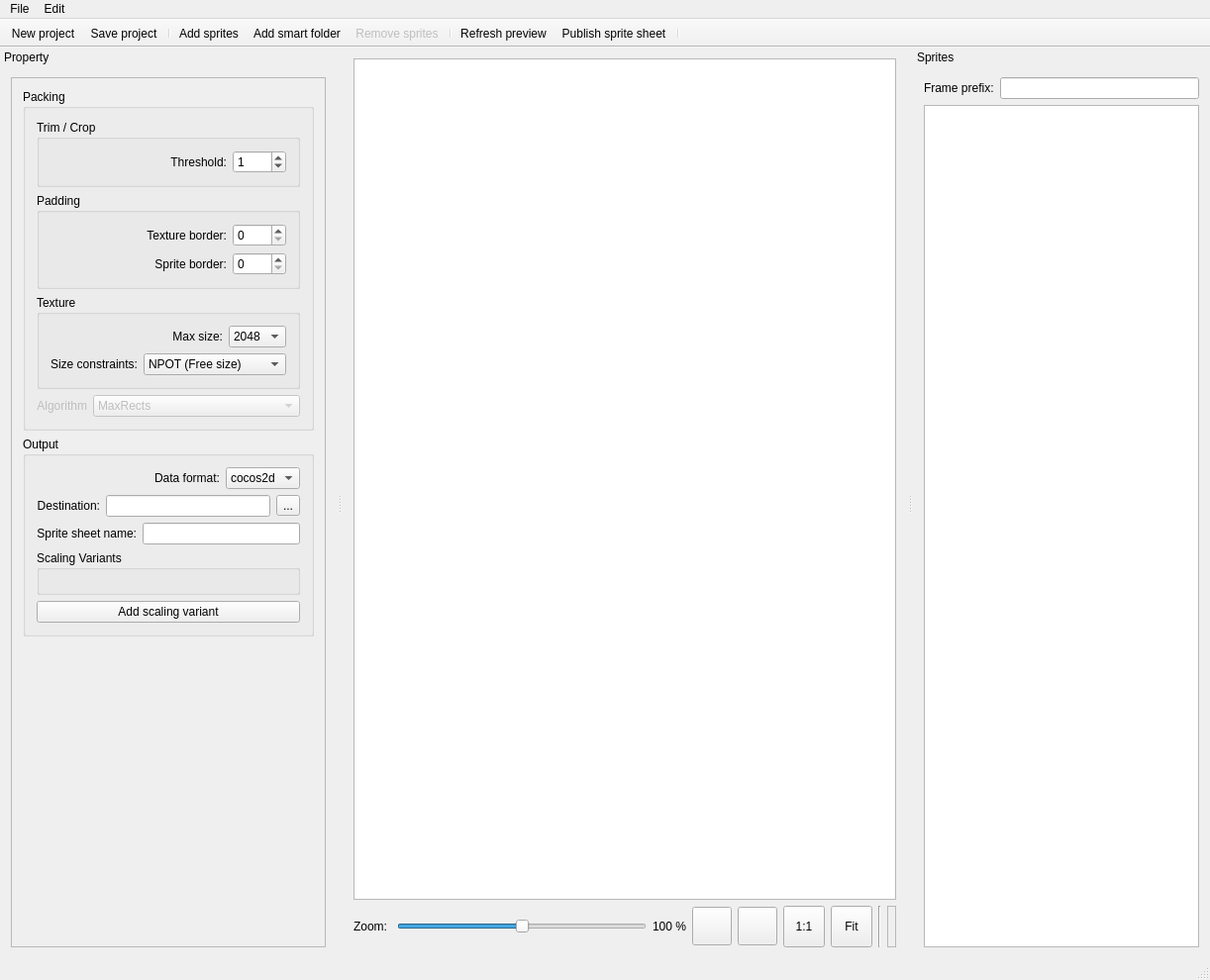
<?xml version="1.0" encoding="UTF-8"?>
<ui version="4.0">
 <class>MainWindow</class>
 <widget class="QMainWindow" name="MainWindow">
  <property name="geometry">
   <rect>
    <x>0</x>
    <y>0</y>
    <width>1222</width>
    <height>990</height>
   </rect>
  </property>
  <property name="windowTitle">
   <string>Sprite Sheet Packer</string>
  </property>
  <widget class="QWidget" name="centralWidget">
   <layout class="QVBoxLayout" name="verticalLayout_3">
    <item>
     <widget class="QGraphicsView" name="graphicsView"/>
    </item>
    <item>
     <layout class="QHBoxLayout" name="horizontalLayout_16">
      <item>
       <widget class="QLabel" name="label_15">
        <property name="text">
         <string>Zoom: </string>
        </property>
       </widget>
      </item>
      <item>
       <widget class="QSlider" name="zoomSlider">
        <property name="minimum">
         <number>-40</number>
        </property>
        <property name="maximum">
         <number>40</number>
        </property>
        <property name="singleStep">
         <number>5</number>
        </property>
        <property name="pageStep">
         <number>50</number>
        </property>
        <property name="tracking">
         <bool>true</bool>
        </property>
        <property name="orientation">
         <enum>Qt::Horizontal</enum>
        </property>
        <property name="tickPosition">
         <enum>QSlider::NoTicks</enum>
        </property>
        <property name="tickInterval">
         <number>10</number>
        </property>
       </widget>
      </item>
      <item>
       <widget class="QLabel" name="labelZoomPercent">
        <property name="text">
         <string>100 %</string>
        </property>
       </widget>
      </item>
      <item>
       <widget class="QToolButton" name="toolButtonZoomOut">
        <property name="text">
         <string/>
        </property>
        <property name="icon">
         <iconset resource="resources.qrc">
          <normaloff>:/res/zoomout.png</normaloff>:/res/zoomout.png</iconset>
        </property>
        <property name="iconSize">
         <size>
          <width>32</width>
          <height>32</height>
         </size>
        </property>
       </widget>
      </item>
      <item>
       <widget class="QToolButton" name="toolButtonZoomIn">
        <property name="text">
         <string/>
        </property>
        <property name="icon">
         <iconset resource="resources.qrc">
          <normaloff>:/res/zoomin.png</normaloff>:/res/zoomin.png</iconset>
        </property>
        <property name="iconSize">
         <size>
          <width>32</width>
          <height>32</height>
         </size>
        </property>
       </widget>
      </item>
      <item>
       <widget class="QToolButton" name="toolButtonZoom1x1">
        <property name="enabled">
         <bool>true</bool>
        </property>
        <property name="minimumSize">
         <size>
          <width>42</width>
          <height>42</height>
         </size>
        </property>
        <property name="text">
         <string>1:1</string>
        </property>
        <property name="iconSize">
         <size>
          <width>32</width>
          <height>32</height>
         </size>
        </property>
        <property name="toolButtonStyle">
         <enum>Qt::ToolButtonTextOnly</enum>
        </property>
        <property name="autoRaise">
         <bool>false</bool>
        </property>
       </widget>
      </item>
      <item>
       <widget class="QToolButton" name="toolButtonZoomFit">
        <property name="minimumSize">
         <size>
          <width>42</width>
          <height>42</height>
         </size>
        </property>
        <property name="text">
         <string>Fit</string>
        </property>
        <property name="iconSize">
         <size>
          <width>32</width>
          <height>32</height>
         </size>
        </property>
        <property name="toolButtonStyle">
         <enum>Qt::ToolButtonTextOnly</enum>
        </property>
       </widget>
      </item>
      <item>
       <widget class="Line" name="line">
        <property name="orientation">
         <enum>Qt::Vertical</enum>
        </property>
       </widget>
      </item>
      <item>
       <widget class="QLabel" name="labelAtlasInfo">
        <property name="frameShape">
         <enum>QFrame::StyledPanel</enum>
        </property>
        <property name="text">
         <string/>
        </property>
       </widget>
      </item>
     </layout>
    </item>
   </layout>
  </widget>
  <widget class="QMenuBar" name="menuBar">
   <property name="geometry">
    <rect>
     <x>0</x>
     <y>0</y>
     <width>1222</width>
     <height>22</height>
    </rect>
   </property>
   <property name="defaultUp">
    <bool>false</bool>
   </property>
   <property name="nativeMenuBar">
    <bool>true</bool>
   </property>
   <widget class="QMenu" name="menuFile">
    <property name="title">
     <string>File</string>
    </property>
    <widget class="QMenu" name="menuOpen_recent">
     <property name="title">
      <string>Open recent</string>
     </property>
    </widget>
    <addaction name="actionNew"/>
    <addaction name="actionOpen"/>
    <addaction name="menuOpen_recent"/>
    <addaction name="separator"/>
    <addaction name="actionSave"/>
    <addaction name="actionSaveAs"/>
    <addaction name="separator"/>
    <addaction name="actionPublish"/>
   </widget>
   <widget class="QMenu" name="menuEdit">
    <property name="title">
     <string>Edit</string>
    </property>
    <addaction name="actionAddSprites"/>
    <addaction name="actionAddFolder"/>
    <addaction name="actionRemove"/>
   </widget>
   <addaction name="menuFile"/>
   <addaction name="menuEdit"/>
  </widget>
  <widget class="QToolBar" name="mainToolBar">
   <property name="movable">
    <bool>false</bool>
   </property>
   <property name="iconSize">
    <size>
     <width>32</width>
     <height>32</height>
    </size>
   </property>
   <property name="toolButtonStyle">
    <enum>Qt::ToolButtonTextUnderIcon</enum>
   </property>
   <attribute name="toolBarArea">
    <enum>TopToolBarArea</enum>
   </attribute>
   <attribute name="toolBarBreak">
    <bool>false</bool>
   </attribute>
   <addaction name="actionNew"/>
   <addaction name="actionSave"/>
   <addaction name="separator"/>
   <addaction name="actionAddSprites"/>
   <addaction name="actionAddFolder"/>
   <addaction name="actionRemove"/>
   <addaction name="separator"/>
   <addaction name="actionRefresh"/>
   <addaction name="actionPublish"/>
   <addaction name="separator"/>
  </widget>
  <widget class="QStatusBar" name="statusBar"/>
  <widget class="QDockWidget" name="propertyDockWidget">
   <property name="minimumSize">
    <size>
     <width>340</width>
     <height>400</height>
    </size>
   </property>
   <property name="windowIcon">
    <iconset resource="resources.qrc">
     <normaloff>:/res/settings.png</normaloff>:/res/settings.png</iconset>
   </property>
   <property name="floating">
    <bool>false</bool>
   </property>
   <property name="features">
    <set>QDockWidget::NoDockWidgetFeatures</set>
   </property>
   <property name="allowedAreas">
    <set>Qt::LeftDockWidgetArea</set>
   </property>
   <property name="windowTitle">
    <string>Property</string>
   </property>
   <attribute name="dockWidgetArea">
    <number>1</number>
   </attribute>
   <widget class="QWidget" name="dockWidgetContents">
    <layout class="QVBoxLayout" name="verticalLayout">
     <item>
      <widget class="QScrollArea" name="scrollArea">
       <property name="widgetResizable">
        <bool>true</bool>
       </property>
       <widget class="QWidget" name="scrollAreaWidgetContents">
        <property name="geometry">
         <rect>
          <x>0</x>
          <y>0</y>
          <width>350</width>
          <height>839</height>
         </rect>
        </property>
        <layout class="QVBoxLayout" name="verticalLayout_6">
         <item>
          <widget class="QGroupBox" name="groupBox_2">
           <property name="title">
            <string>Packing</string>
           </property>
           <layout class="QVBoxLayout" name="verticalLayout_12">
            <item>
             <widget class="QGroupBox" name="property_trimCropGroupBox">
              <property name="toolTip">
               <string>&lt;html&gt;&lt;head/&gt;&lt;body&gt;&lt;p&gt;&lt;span style=&quot; font-size:18pt; font-weight:600;&quot;&gt;Trim / Crop&lt;/span&gt;&lt;/p&gt;&lt;p&gt;Removes transparent pixels from a sprite's border.&lt;/p&gt;&lt;/body&gt;&lt;/html&gt;</string>
              </property>
              <property name="title">
               <string>Trim / Crop</string>
              </property>
              <property name="checkable">
               <bool>false</bool>
              </property>
              <layout class="QVBoxLayout" name="verticalLayout_4">
               <item>
                <layout class="QHBoxLayout" name="horizontalLayout_3">
                 <item>
                  <widget class="QLabel" name="label_3">
                   <property name="sizePolicy">
                    <sizepolicy hsizetype="MinimumExpanding" vsizetype="Preferred">
                     <horstretch>0</horstretch>
                     <verstretch>0</verstretch>
                    </sizepolicy>
                   </property>
                   <property name="text">
                    <string>Threshold:</string>
                   </property>
                   <property name="alignment">
                    <set>Qt::AlignRight|Qt::AlignTrailing|Qt::AlignVCenter</set>
                   </property>
                  </widget>
                 </item>
                 <item>
                  <widget class="QSpinBox" name="trimSpinBox">
                   <property name="maximum">
                    <number>9999</number>
                   </property>
                   <property name="value">
                    <number>1</number>
                   </property>
                  </widget>
                 </item>
                </layout>
               </item>
              </layout>
             </widget>
            </item>
            <item>
             <widget class="QGroupBox" name="groupBox">
              <property name="title">
               <string>Padding</string>
              </property>
              <layout class="QVBoxLayout" name="verticalLayout_5">
               <item>
                <layout class="QHBoxLayout" name="horizontalLayout_4">
                 <item>
                  <widget class="QLabel" name="label_4">
                   <property name="sizePolicy">
                    <sizepolicy hsizetype="MinimumExpanding" vsizetype="Preferred">
                     <horstretch>0</horstretch>
                     <verstretch>0</verstretch>
                    </sizepolicy>
                   </property>
                   <property name="text">
                    <string>Texture border:</string>
                   </property>
                   <property name="alignment">
                    <set>Qt::AlignRight|Qt::AlignTrailing|Qt::AlignVCenter</set>
                   </property>
                  </widget>
                 </item>
                 <item>
                  <widget class="QSpinBox" name="textureBorderSpinBox">
                   <property name="maximum">
                    <number>9999</number>
                   </property>
                  </widget>
                 </item>
                </layout>
               </item>
               <item>
                <layout class="QHBoxLayout" name="horizontalLayout_2">
                 <item>
                  <widget class="QLabel" name="label_2">
                   <property name="sizePolicy">
                    <sizepolicy hsizetype="MinimumExpanding" vsizetype="Preferred">
                     <horstretch>0</horstretch>
                     <verstretch>0</verstretch>
                    </sizepolicy>
                   </property>
                   <property name="text">
                    <string>Sprite border:</string>
                   </property>
                   <property name="alignment">
                    <set>Qt::AlignRight|Qt::AlignTrailing|Qt::AlignVCenter</set>
                   </property>
                  </widget>
                 </item>
                 <item>
                  <widget class="QSpinBox" name="spriteBorderSpinBox">
                   <property name="maximum">
                    <number>9999</number>
                   </property>
                  </widget>
                 </item>
                </layout>
               </item>
              </layout>
             </widget>
            </item>
            <item>
             <widget class="QGroupBox" name="groupBox_3">
              <property name="title">
               <string>Texture</string>
              </property>
              <layout class="QVBoxLayout" name="verticalLayout_7">
               <item>
                <layout class="QHBoxLayout" name="horizontalLayout_7">
                 <item>
                  <widget class="QLabel" name="label_7">
                   <property name="sizePolicy">
                    <sizepolicy hsizetype="MinimumExpanding" vsizetype="Preferred">
                     <horstretch>0</horstretch>
                     <verstretch>0</verstretch>
                    </sizepolicy>
                   </property>
                   <property name="text">
                    <string>Max size:</string>
                   </property>
                   <property name="alignment">
                    <set>Qt::AlignRight|Qt::AlignTrailing|Qt::AlignVCenter</set>
                   </property>
                  </widget>
                 </item>
                 <item>
                  <widget class="QComboBox" name="maxTextureSizeComboBox">
                   <property name="currentIndex">
                    <number>6</number>
                   </property>
                   <item>
                    <property name="text">
                     <string>32</string>
                    </property>
                   </item>
                   <item>
                    <property name="text">
                     <string>64</string>
                    </property>
                   </item>
                   <item>
                    <property name="text">
                     <string>128</string>
                    </property>
                   </item>
                   <item>
                    <property name="text">
                     <string>256</string>
                    </property>
                   </item>
                   <item>
                    <property name="text">
                     <string>512</string>
                    </property>
                   </item>
                   <item>
                    <property name="text">
                     <string>1024</string>
                    </property>
                   </item>
                   <item>
                    <property name="text">
                     <string>2048</string>
                    </property>
                   </item>
                   <item>
                    <property name="text">
                     <string>4096</string>
                    </property>
                   </item>
                   <item>
                    <property name="text">
                     <string>8192</string>
                    </property>
                   </item>
                  </widget>
                 </item>
                </layout>
               </item>
               <item>
                <layout class="QHBoxLayout" name="horizontalLayout_8">
                 <item>
                  <widget class="QLabel" name="label_8">
                   <property name="sizePolicy">
                    <sizepolicy hsizetype="Maximum" vsizetype="Preferred">
                     <horstretch>0</horstretch>
                     <verstretch>0</verstretch>
                    </sizepolicy>
                   </property>
                   <property name="text">
                    <string>Size constraints:</string>
                   </property>
                   <property name="alignment">
                    <set>Qt::AlignRight|Qt::AlignTrailing|Qt::AlignVCenter</set>
                   </property>
                  </widget>
                 </item>
                 <item>
                  <widget class="QComboBox" name="pot2ComboBox">
                   <property name="currentIndex">
                    <number>1</number>
                   </property>
                   <item>
                    <property name="text">
                     <string>POT (Power of 2)</string>
                    </property>
                   </item>
                   <item>
                    <property name="text">
                     <string>NPOT (Free size)</string>
                    </property>
                   </item>
                  </widget>
                 </item>
                </layout>
               </item>
              </layout>
             </widget>
            </item>
            <item>
             <layout class="QHBoxLayout" name="horizontalLayout">
              <item>
               <widget class="QLabel" name="label">
                <property name="enabled">
                 <bool>false</bool>
                </property>
                <property name="sizePolicy">
                 <sizepolicy hsizetype="Maximum" vsizetype="Preferred">
                  <horstretch>0</horstretch>
                  <verstretch>0</verstretch>
                 </sizepolicy>
                </property>
                <property name="text">
                 <string>Algorithm</string>
                </property>
                <property name="alignment">
                 <set>Qt::AlignRight|Qt::AlignTrailing|Qt::AlignVCenter</set>
                </property>
               </widget>
              </item>
              <item>
               <widget class="QComboBox" name="comboBox">
                <property name="enabled">
                 <bool>false</bool>
                </property>
                <property name="toolTip">
                 <string>&lt;html&gt;&lt;head/&gt;&lt;body&gt;&lt;p&gt;&lt;span style=&quot; font-size:18pt; font-weight:600;&quot;&gt;Algorithm&lt;/span&gt;&lt;/p&gt;&lt;p&gt;There are currently 2 algorithms&lt;/p&gt;&lt;p&gt;&lt;span style=&quot; font-size:14pt; font-weight:600;&quot;&gt;MaxRects&lt;/span&gt;&lt;/p&gt;&lt;p&gt;Currently the best packing algorithm. Tries to use the last texture space by applying different heuristics when placing the sprites.&lt;/p&gt;&lt;p&gt;&lt;span style=&quot; font-size:14pt; font-weight:600;&quot;&gt;Basic&lt;/span&gt;&lt;/p&gt;&lt;p&gt;Simple layout by filling sprites from left to right until the maximum width of the texture is reached. Good for fixed-size sprites.&lt;/p&gt;&lt;/body&gt;&lt;/html&gt;</string>
                </property>
                <item>
                 <property name="text">
                  <string>MaxRects</string>
                 </property>
                </item>
                <item>
                 <property name="text">
                  <string>Basic</string>
                 </property>
                </item>
               </widget>
              </item>
             </layout>
            </item>
           </layout>
          </widget>
         </item>
         <item>
          <widget class="QGroupBox" name="groupBox_4">
           <property name="title">
            <string>Output</string>
           </property>
           <layout class="QVBoxLayout" name="verticalLayout_13">
            <item>
             <layout class="QHBoxLayout" name="horizontalLayout_6">
              <item>
               <widget class="QLabel" name="label_6">
                <property name="enabled">
                 <bool>true</bool>
                </property>
                <property name="sizePolicy">
                 <sizepolicy hsizetype="MinimumExpanding" vsizetype="Preferred">
                  <horstretch>0</horstretch>
                  <verstretch>0</verstretch>
                 </sizepolicy>
                </property>
                <property name="text">
                 <string>Data format:</string>
                </property>
                <property name="alignment">
                 <set>Qt::AlignRight|Qt::AlignTrailing|Qt::AlignVCenter</set>
                </property>
               </widget>
              </item>
              <item>
               <widget class="QComboBox" name="dataFormatComboBox">
                <property name="enabled">
                 <bool>true</bool>
                </property>
                <property name="toolTip">
                 <string>&lt;html&gt;&lt;head/&gt;&lt;body&gt;&lt;p&gt;&lt;span style=&quot; font-size:18pt; font-weight:600;&quot;&gt;Algorithm&lt;/span&gt;&lt;/p&gt;&lt;p&gt;There are currently 2 algorithms&lt;/p&gt;&lt;p&gt;&lt;span style=&quot; font-size:14pt; font-weight:600;&quot;&gt;MaxRects&lt;/span&gt;&lt;/p&gt;&lt;p&gt;Currently the best packing algorithm. Tries to use the last texture space by applying different heuristics when placing the sprites.&lt;/p&gt;&lt;p&gt;&lt;span style=&quot; font-size:14pt; font-weight:600;&quot;&gt;Basic&lt;/span&gt;&lt;/p&gt;&lt;p&gt;Simple layout by filling sprites from left to right until the maximum width of the texture is reached. Good for fixed-size sprites.&lt;/p&gt;&lt;/body&gt;&lt;/html&gt;</string>
                </property>
                <item>
                 <property name="text">
                  <string>cocos2d</string>
                 </property>
                </item>
                <item>
                 <property name="text">
                  <string>json</string>
                 </property>
                </item>
               </widget>
              </item>
             </layout>
            </item>
            <item>
             <layout class="QHBoxLayout" name="horizontalLayout_13">
              <item>
               <widget class="QLabel" name="label_13">
                <property name="enabled">
                 <bool>true</bool>
                </property>
                <property name="sizePolicy">
                 <sizepolicy hsizetype="Maximum" vsizetype="Preferred">
                  <horstretch>0</horstretch>
                  <verstretch>0</verstretch>
                 </sizepolicy>
                </property>
                <property name="text">
                 <string>Destination:</string>
                </property>
                <property name="alignment">
                 <set>Qt::AlignRight|Qt::AlignTrailing|Qt::AlignVCenter</set>
                </property>
               </widget>
              </item>
              <item>
               <widget class="QLineEdit" name="destPathLineEdit"/>
              </item>
              <item>
               <widget class="QToolButton" name="destFolderToolButton">
                <property name="text">
                 <string>...</string>
                </property>
                <property name="icon">
                 <iconset resource="resources.qrc">
                  <normaloff>:/res/document-open.png</normaloff>:/res/document-open.png</iconset>
                </property>
               </widget>
              </item>
             </layout>
            </item>
            <item>
             <layout class="QHBoxLayout" name="horizontalLayout_14">
              <item>
               <widget class="QLabel" name="label_14">
                <property name="enabled">
                 <bool>true</bool>
                </property>
                <property name="sizePolicy">
                 <sizepolicy hsizetype="Maximum" vsizetype="Preferred">
                  <horstretch>0</horstretch>
                  <verstretch>0</verstretch>
                 </sizepolicy>
                </property>
                <property name="text">
                 <string>Sprite sheet name:</string>
                </property>
                <property name="alignment">
                 <set>Qt::AlignRight|Qt::AlignTrailing|Qt::AlignVCenter</set>
                </property>
               </widget>
              </item>
              <item>
               <widget class="QLineEdit" name="spriteSheetLineEdit">
                <property name="text">
                 <string/>
                </property>
               </widget>
              </item>
             </layout>
            </item>
            <item>
             <widget class="QGroupBox" name="scalingVariantsGroupBox">
              <property name="title">
               <string>Scaling Variants</string>
              </property>
              <layout class="QVBoxLayout" name="verticalLayout_10"/>
             </widget>
            </item>
            <item>
             <widget class="QPushButton" name="addScalingVariantPushButton">
              <property name="text">
               <string>Add scaling variant</string>
              </property>
             </widget>
            </item>
           </layout>
          </widget>
         </item>
         <item>
          <spacer name="verticalSpacer">
           <property name="orientation">
            <enum>Qt::Vertical</enum>
           </property>
           <property name="sizeHint" stdset="0">
            <size>
             <width>20</width>
             <height>40</height>
            </size>
           </property>
          </spacer>
         </item>
        </layout>
       </widget>
      </widget>
     </item>
    </layout>
   </widget>
  </widget>
  <widget class="QDockWidget" name="spritesDockWidget">
   <property name="minimumSize">
    <size>
     <width>300</width>
     <height>400</height>
    </size>
   </property>
   <property name="features">
    <set>QDockWidget::NoDockWidgetFeatures</set>
   </property>
   <property name="allowedAreas">
    <set>Qt::RightDockWidgetArea</set>
   </property>
   <property name="windowTitle">
    <string>Sprites</string>
   </property>
   <attribute name="dockWidgetArea">
    <number>2</number>
   </attribute>
   <widget class="QWidget" name="dockWidgetContents_2">
    <layout class="QVBoxLayout" name="verticalLayout_2">
     <item>
      <layout class="QHBoxLayout" name="horizontalLayout_5">
       <item>
        <widget class="QLabel" name="label_5">
         <property name="text">
          <string>Frame prefix:</string>
         </property>
        </widget>
       </item>
       <item>
        <widget class="QLineEdit" name="spritesPrefixLineEdit"/>
       </item>
      </layout>
     </item>
     <item>
      <widget class="QTreeWidget" name="spritesTreeWidget">
       <property name="selectionMode">
        <enum>QAbstractItemView::ExtendedSelection</enum>
       </property>
       <property name="iconSize">
        <size>
         <width>24</width>
         <height>24</height>
        </size>
       </property>
       <property name="rootIsDecorated">
        <bool>true</bool>
       </property>
       <attribute name="headerVisible">
        <bool>false</bool>
       </attribute>
       <column>
        <property name="text">
         <string notr="true">1</string>
        </property>
       </column>
      </widget>
     </item>
    </layout>
   </widget>
  </widget>
  <action name="actionNew">
   <property name="icon">
    <iconset resource="resources.qrc">
     <normaloff>:/res/filenew.png</normaloff>:/res/filenew.png</iconset>
   </property>
   <property name="text">
    <string>New project</string>
   </property>
  </action>
  <action name="actionOpen">
   <property name="icon">
    <iconset resource="resources.qrc">
     <normaloff>:/res/document-open.png</normaloff>:/res/document-open.png</iconset>
   </property>
   <property name="text">
    <string>Open project</string>
   </property>
  </action>
  <action name="actionSave">
   <property name="icon">
    <iconset resource="resources.qrc">
     <normaloff>:/res/document-save.png</normaloff>:/res/document-save.png</iconset>
   </property>
   <property name="text">
    <string>Save project</string>
   </property>
  </action>
  <action name="actionAddSprites">
   <property name="icon">
    <iconset resource="resources.qrc">
     <normaloff>:/res/add_sprite.png</normaloff>:/res/add_sprite.png</iconset>
   </property>
   <property name="text">
    <string>Add sprites</string>
   </property>
   <property name="toolTip">
    <string>Add Sprites</string>
   </property>
  </action>
  <action name="actionAddFolder">
   <property name="icon">
    <iconset resource="resources.qrc">
     <normaloff>:/res/add_folder.png</normaloff>:/res/add_folder.png</iconset>
   </property>
   <property name="text">
    <string>Add smart folder</string>
   </property>
  </action>
  <action name="actionRemove">
   <property name="enabled">
    <bool>false</bool>
   </property>
   <property name="icon">
    <iconset resource="resources.qrc">
     <normaloff>:/res/standardbutton-delete-128.png</normaloff>:/res/standardbutton-delete-128.png</iconset>
   </property>
   <property name="text">
    <string>Remove sprites</string>
   </property>
  </action>
  <action name="actionRefresh">
   <property name="icon">
    <iconset resource="resources.qrc">
     <normaloff>:/res/refresh-32.png</normaloff>:/res/refresh-32.png</iconset>
   </property>
   <property name="text">
    <string>Refresh preview</string>
   </property>
  </action>
  <action name="actionPublish">
   <property name="icon">
    <iconset resource="resources.qrc">
     <normaloff>:/res/iPhone.png</normaloff>:/res/iPhone.png</iconset>
   </property>
   <property name="text">
    <string>Publish sprite sheet</string>
   </property>
  </action>
  <action name="actionSaveAs">
   <property name="icon">
    <iconset resource="resources.qrc">
     <normaloff>:/res/document-save.png</normaloff>:/res/document-save.png</iconset>
   </property>
   <property name="text">
    <string>Save As...</string>
   </property>
  </action>
 </widget>
 <layoutdefault spacing="6" margin="11"/>
 <resources>
  <include location="resources.qrc"/>
 </resources>
 <connections/>
</ui>
